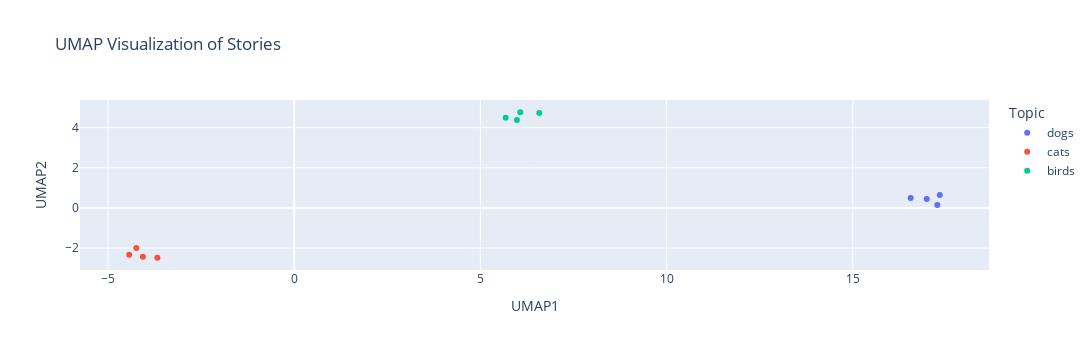

Write notebook code for a chart like this one.
### Markdown cell above
## UMAP Visualization

### Code cell
# Extract embeddings and transform them to 2D using UMAP
embedding_list = df['Embedding'].tolist()  # Directly use the 'Embedding' column as a list
umap_model = umap.UMAP(n_components=params['n_components'], n_neighbors=params['n_neighbors'], min_dist=params['min_dist'])
embedding_2d = umap_model.fit_transform(embedding_list)

# Add the 2D embeddings to the DataFrame
df['UMAP1'] = embedding_2d[:, 0]
df['UMAP2'] = embedding_2d[:, 1]

# Prepare hover text
df['hover_text'] = 'Topic: ' + df['Topic'] + '<br>' + 'Response: '# + df['Response']

# Plot using Plotly
fig = px.scatter(
    df,
    x='UMAP1',
    y='UMAP2',
    color='Topic',  # Use color based on Topic
    hover_name='hover_text',  # Use custom hover text
    title='UMAP Visualization of Stories',
    width=1500,
    height=350
)

fig.show()

### Figure 1 — Plotly figure (JSON) as saved in the notebook; plotly's stock layout.template omitted (floating-point values rounded to 4 significant figures)
{"data": [{"hovertemplate": "<b>%{hovertext}</b><br><br>Topic=dogs<br>UMAP1=%{x}<br>UMAP2=%{y}<extra></extra>", "hovertext": ["Topic: dogs<br>Response: ", "Topic: dogs<br>Response: ", "Topic: dogs<br>Response: ", "Topic: dogs<br>Response: "], "legendgroup": "dogs", "marker": {"color": "#636efa", "symbol": "circle"}, "mode": "markers", "name": "dogs", "orientation": "v", "showlegend": true, "type": "scatter", "x": [16.98, 17.27, 17.34, 16.55], "xaxis": "x", "y": [0.4429, 0.1397, 0.6388, 0.4909], "yaxis": "y"}, {"hovertemplate": "<b>%{hovertext}</b><br><br>Topic=cats<br>UMAP1=%{x}<br>UMAP2=%{y}<extra></extra>", "hovertext": ["Topic: cats<br>Response: ", "Topic: cats<br>Response: ", "Topic: cats<br>Response: ", "Topic: cats<br>Response: "], "legendgroup": "cats", "marker": {"color": "#EF553B", "symbol": "circle"}, "mode": "markers", "name": "cats", "orientation": "v", "showlegend": true, "type": "scatter", "x": [-4.43, -3.673, -4.062, -4.238], "xaxis": "x", "y": [-2.334, -2.483, -2.438, -2.002], "yaxis": "y"}, {"hovertemplate": "<b>%{hovertext}</b><br><br>Topic=birds<br>UMAP1=%{x}<br>UMAP2=%{y}<extra></extra>", "hovertext": ["Topic: birds<br>Response: ", "Topic: birds<br>Response: ", "Topic: birds<br>Response: ", "Topic: birds<br>Response: "], "legendgroup": "birds", "marker": {"color": "#00cc96", "symbol": "circle"}, "mode": "markers", "name": "birds", "orientation": "v", "showlegend": true, "type": "scatter", "x": [6.07, 5.678, 5.981, 6.583], "xaxis": "x", "y": [4.766, 4.494, 4.378, 4.731], "yaxis": "y"}], "layout": {"height": 350, "legend": {"title": {"text": "Topic"}, "tracegroupgap": 0}, "title": {"text": "UMAP Visualization of Stories"}, "width": 1500, "xaxis": {"anchor": "y", "domain": [0, 1], "title": {"text": "UMAP1"}}, "yaxis": {"anchor": "x", "domain": [0, 1], "title": {"text": "UMAP2"}}}}
